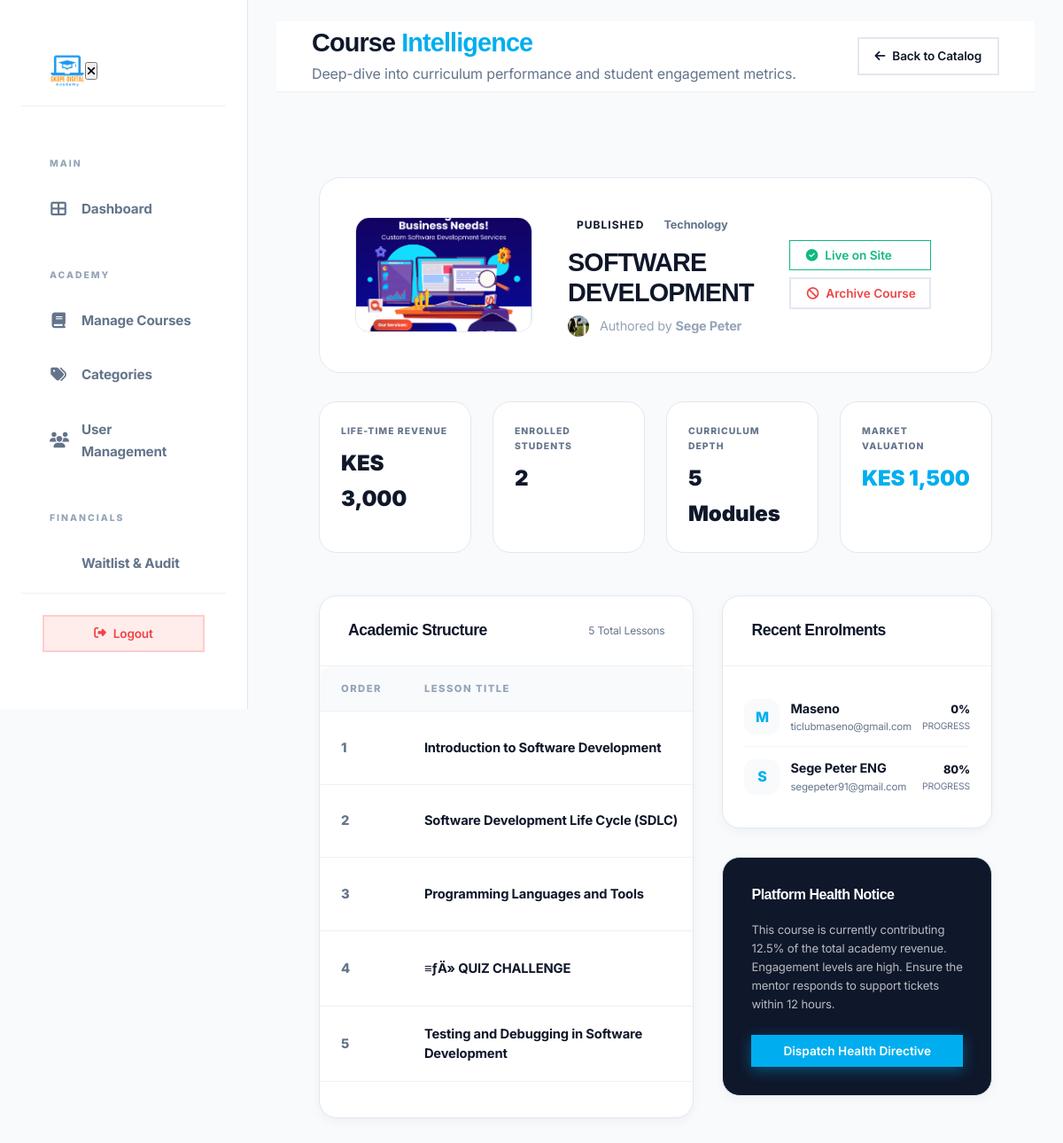
The app's page /admin/course_details.php?id=3 (signed in) with its own data.
### tables this page shows
CREATE TABLE `courses` (
  `id` int(11) NOT NULL AUTO_INCREMENT,
  `tutor_id` int(11) NOT NULL,
  `category_id` int(11) DEFAULT NULL,
  `title` varchar(255) NOT NULL,
  `slug` varchar(280) DEFAULT NULL,
  `description` text DEFAULT NULL,
  `level` enum('beginner','intermediate','advanced') DEFAULT 'beginner',
  `price` decimal(10,2) DEFAULT 0.00,
  `thumbnail` varchar(255) DEFAULT NULL,
  `preview_video` varchar(255) DEFAULT NULL,
  `status` enum('draft','pending','published','archived') DEFAULT 'draft',
  `duration_hours` decimal(5,1) DEFAULT 0.0,
  `total_lessons` int(11) DEFAULT 0,
  `enrolled_count` int(11) DEFAULT 0,
  `avg_rating` decimal(3,2) DEFAULT 0.00,
  `created_at` datetime DEFAULT current_timestamp(),
  PRIMARY KEY (`id`),
  KEY `tutor_id` (`tutor_id`),
  KEY `category_id` (`category_id`)
);

CREATE TABLE `categories` (
  `id` int(11) NOT NULL AUTO_INCREMENT,
  `name` varchar(100) NOT NULL,
  `slug` varchar(120) NOT NULL,
  `icon` varchar(50) DEFAULT 'fas fa-book',
  `color` varchar(20) DEFAULT '#00AEEF',
  `created_at` datetime DEFAULT current_timestamp(),
  PRIMARY KEY (`id`),
  UNIQUE KEY `slug` (`slug`)
);

CREATE TABLE `users` (
  `id` int(11) NOT NULL AUTO_INCREMENT,
  `name` varchar(150) NOT NULL,
  `email` varchar(191) NOT NULL,
  `password` varchar(255) NOT NULL,
  `role` enum('admin','tutor','student') NOT NULL DEFAULT 'student',
  `admission_number` varchar(50) DEFAULT NULL,
  `phone` varchar(20) DEFAULT NULL,
  `avatar` varchar(255) DEFAULT NULL,
  `bio` text DEFAULT NULL,
  `dob` date DEFAULT NULL,
  `gender` enum('male','female','other') DEFAULT NULL,
  `county` varchar(100) DEFAULT NULL,
  `nationality` varchar(100) DEFAULT 'Kenyan',
  `national_id` varchar(50) DEFAULT NULL,
  `education_level` varchar(100) DEFAULT NULL,
  `id_document` varchar(255) DEFAULT NULL,
  `referral_code` varchar(50) DEFAULT NULL,
  `referred_by` int(11) DEFAULT NULL,
  `status` enum('active','pending','suspended') NOT NULL DEFAULT 'pending',
  `email_verified` tinyint(1) DEFAULT 0,
  `points` int(11) DEFAULT 0,
  `merit_coins` decimal(15,2) DEFAULT 0.00,
  `created_at` datetime DEFAULT current_timestamp(),
  `last_login` datetime DEFAULT NULL,
  PRIMARY KEY (`id`),
  UNIQUE KEY `email` (`email`),
  UNIQUE KEY `referral_code` (`referral_code`),
  UNIQUE KEY `national_id` (`national_id`),
  UNIQUE KEY `admission_number` (`admission_number`),
  KEY `fk_referred_by` (`referred_by`),
  CONSTRAINT `fk_referred_by` FOREIGN KEY (`referred_by`) REFERENCES `users` (`id`) ON DELETE SET NULL
);

CREATE TABLE `lessons` (
  `id` int(11) NOT NULL AUTO_INCREMENT,
  `course_id` int(11) NOT NULL,
  `title` varchar(255) NOT NULL,
  `content` longtext DEFAULT NULL,
  `lesson_type` enum('video','pdf','audio','text','image') DEFAULT 'text',
  `file_url` varchar(500) DEFAULT NULL,
  `video_url` varchar(500) DEFAULT NULL,
  `order_num` int(11) DEFAULT 0,
  `is_mandatory` tinyint(1) DEFAULT 1,
  `duration_mins` int(11) DEFAULT 0,
  `created_at` datetime DEFAULT current_timestamp(),
  PRIMARY KEY (`id`),
  KEY `course_id` (`course_id`)
);

CREATE TABLE `enrollments` (
  `id` int(11) NOT NULL AUTO_INCREMENT,
  `student_id` int(11) NOT NULL,
  `course_id` int(11) NOT NULL,
  `status` enum('active','pending','completed','cancelled') DEFAULT 'active',
  `progress_percent` decimal(5,2) DEFAULT 0.00,
  `enrolled_at` datetime DEFAULT current_timestamp(),
  `completed_at` datetime DEFAULT NULL,
  PRIMARY KEY (`id`),
  UNIQUE KEY `unique_enrollment` (`student_id`,`course_id`),
  KEY `course_id` (`course_id`)
);

### admin/course_details.php (the view, shortened to what this page needs)
<?php
require_once 'includes/header.php';
$id = (int)($_GET['id'] ?? 0);
try {
    $stmt = $pdo->prepare("SELECT c.*, u.name as tutor_name, u.avatar as tutor_avatar, cat.name as category_name
                           FROM courses c
                           JOIN users u ON c.tutor_id = u.id
                           LEFT JOIN categories cat ON c.category_id = cat.id
                           WHERE c.id = ?");
    $stmt->execute([$id]);
    $course = $stmt->fetch();
    $stmt = $pdo->prepare("SELECT
                            (SELECT COUNT(*) FROM enrollments WHERE course_id = ?) as total_students,
                            (SELECT SUM(amount) FROM payments WHERE course_id = ? AND status = 'verified') as total_revenue,
                            (SELECT COUNT(*) FROM lessons WHERE course_id = ?) as lesson_count");
    $stmt->execute([$id, $id, $id]);
    $stats = $stmt->fetch();
    $stmt = $pdo->prepare("SELECT e.*, u.name, u.email, u.last_login
                           FROM enrollments e
                           JOIN users u ON e.student_id = u.id
                           WHERE e.course_id = ?
                           ORDER BY e.enrolled_at DESC LIMIT 10");
    $stmt->execute([$id]);
    $students = $stmt->fetchAll();
    $stmt = $pdo->prepare("SELECT * FROM lessons WHERE course_id = ? ORDER BY order_num ASC");
    $stmt->execute([$id]);
    $lessons = $stmt->fetchAll();
} catch (Exception $e) {
    error_log($e->getMessage());
    header('Location: courses.php');
    exit;
}
?>
<?php require_once 'includes/sidebar.php'; ?>
<main class="main-content">
    <header class="admin-header">
        <div style="display: flex; align-items: center;">
            <div>
                <h1 style="font-family: 'Poppins', sans-serif; font-size: 1.8rem;">Course <span class="text-primary">Intelligence</span></h1>
                <p style="color: var(--text-dim); margin-top: 4px;">Deep-dive into curriculum performance and student engagement metrics.</p>
            </div>
        </div>
        <div>
            <a href="courses.php" class="btn btn-ghost btn-sm"><i class="fas fa-arrow-left"></i> Back to Catalog</a>
        </div>
    </header>
    <div class="admin-body">
        <div class="detail-hero">
            <img src="../uploads/courses/<?= $course['thumbnail'] ?: 'default-course.jpg' ?>" class="course-poster">
            <div>
                <div style="display: flex; align-items: center; gap: 12px; margin-bottom: 12px;">
                    <span class="badge badge-<?= $course['status'] ?>"><?= $course['status'] ?></span>
                    <span style="font-size: 0.8rem; font-weight: 700; color: var(--text-dim);"><?= htmlspecialchars($course['category_name']) ?></span>
                </div>
                <h2 style="font-family: 'Poppins', sans-serif; font-size: 1.8rem; margin-bottom: 8px;"><?= htmlspecialchars($course['title']) ?></h2>
                <div style="display: flex; align-items: center; gap: 12px; color: var(--text-muted); font-size: 0.9rem;">
                    <img src="../uploads/avatars/<?= $course['tutor_avatar'] ?: 'default-avatar.png' ?>" style="width: 24px; height: 24px; border-radius: 50%;">
                    <span>Authored by <strong><?= htmlspecialchars($course['tutor_name']) ?></strong></span>
                </div>
            </div>
            <div class="action-btn-group">
                <form method="POST">
                    <?php if($course['status'] !== 'published'): ?>
                        <button type="submit" name="update_status" value="published" class="btn btn-primary btn-sm" style="width: 160px; margin-bottom: 8px;">
                            <i class="fas fa-check"></i> Approve Course
                        </button>
                    <?php else: ?>
                        <button type="button" class="btn btn-ghost btn-sm" style="width: 160px; margin-bottom: 8px; color: var(--success); cursor: default; border: 1px solid var(--success);">
                            <i class="fas fa-check-circle"></i> Live on Site
                        </button>
                    <?php endif; ?>
                    <?php if($course['status'] !== 'archived'): ?>
                        <button type="submit" name="update_status" value="archived" class="btn btn-ghost btn-sm" style="width: 160px; color: var(--danger);">
                            <i class="fas fa-ban"></i> Archive Course
                        </button>
                    <?php endif; ?>
                </form>
            </div>
        </div>
        <div class="stats-row">
            <div class="stat-pill">
                <div style="font-size: 0.65rem; color: var(--text-dim); text-transform: uppercase; font-weight: 800; letter-spacing: 1px; margin-bottom: 8px;">Life-time Revenue</div>
                <div style="font-size: 1.5rem; font-weight: 900; color: var(--dark);">KES <?= number_format($stats['total_revenue'] ?: 0) ?></div>
            </div>
            <div class="stat-pill">
                <div style="font-size: 0.65rem; color: var(--text-dim); text-transform: uppercase; font-weight: 800; letter-spacing: 1px; margin-bottom: 8px;">Enrolled Students</div>
                <div style="font-size: 1.5rem; font-weight: 900; color: var(--dark);"><?= number_format($stats['total_students']) ?></div>
            </div>
            <div class="stat-pill">
                <div style="font-size: 0.65rem; color: var(--text-dim); text-transform: uppercase; font-weight: 800; letter-spacing: 1px; margin-bottom: 8px;">Curriculum Depth</div>
                <div style="font-size: 1.5rem; font-weight: 900; color: var(--dark);"><?= $stats['lesson_count'] ?> Modules</div>
            </div>
            <div class="stat-pill">
                <div style="font-size: 0.65rem; color: var(--text-dim); text-transform: uppercase; font-weight: 800; letter-spacing: 1px; margin-bottom: 8px;">Market Valuation</div>
                <div style="font-size: 1.5rem; font-weight: 900; color: var(--primary);">KES <?= number_format($course['price']) ?></div>
            </div>
        </div>
        <div class="content-grid">
            <div class="table-card">
                <div class="table-header">
                    <h3 style="font-family: 'Poppins', sans-serif; font-size: 1.1rem;">Academic Structure</h3>
                    <span style="font-size: 0.75rem; color: var(--text-dim);"><?= count($lessons) ?> Total Lessons</span>
                </div>
                <div class="table-responsive">
                    <table class="admin-table">
                        <thead>
                            <tr>
                                <th style="width: 50px;">Order</th>
                                <th>Lesson Title</th>
                            </tr>
                        </thead>
                        <tbody>
                            <?php foreach($lessons as $l): ?>
                            <tr>
                                <td style="font-weight: 800; color: var(--text-dim);"><?= $l['order_num'] ?></td>
                                <td style="font-weight: 700; color: var(--dark);"><?= htmlspecialchars($l['title']) ?></td>
                            </tr>
                            <?php endforeach; ?>
                        </tbody>
                    </table>
                </div>
            </div>
            <aside>
                <div class="table-card" style="margin-bottom: 32px;">
                    <div class="table-header">
                        <h3 style="font-family: 'Poppins', sans-serif; font-size: 1.1rem;">Recent Enrolments</h3>
                    </div>
                    <div style="padding: 24px;">
                        <?php foreach($students as $s): ?>
                        <div class="user-row">
                            <div style="width: 40px; height: 40px; background: var(--bg-light); border-radius: 12px; display: flex; align-items: center; justify-content: center; font-weight: 800; color: var(--primary);">
                                <?= strtoupper(substr($s['name'], 0, 1)) ?>
                            </div>
                            <div style="flex: 1;">
                                <div style="font-weight: 700; font-size: 0.9rem; color: var(--dark);"><?= htmlspecialchars($s['name']) ?></div>
                                <div style="font-size: 0.72rem; color: var(--text-dim);"><?= $s['email'] ?></div>
                            </div>
                            <div style="text-align: right;">
                                <div style="font-size: 0.8rem; font-weight: 800; color: var(--dark);"><?= round($s['progress_percent']) ?>%</div>
                                <div style="font-size: 0.65rem; color: var(--text-dim); text-transform: uppercase;">Progress</div>
                            </div>
                        </div>
                        <?php endforeach; ?>
                    </div>
                </div>
                <div class="table-card" style="padding: 32px; background: var(--dark); color: white;">
                    <h3 style="font-family: 'Poppins', sans-serif; font-size: 1rem; margin-bottom: 20px;">Platform Health Notice</h3>
                    <p style="font-size: 0.82rem; line-height: 1.6; opacity: 0.7; margin-bottom: 24px;">
                        This course is currently contributing 12.5% of the total academy revenue.
                        Engagement levels are high. Ensure the mentor responds to support tickets within 12 hours.
                    </p>
                    <form method="POST">
                        <button type="submit" name="message_instructor" value="1" class="btn btn-primary btn-block btn-sm">Dispatch Health Directive</button>
                    </form>
                </div>
            </aside>
        </div>
    </div>
</main>
</body>
</html>

### records on screen
courses: thumbnail (picture), status "PUBLISHED", category.name "Technology", title "SOFTWARE DEVELOPMENT", users.avatar (picture), users.name "Sege Peter", price "1,500"
lessons: order_num "1", title "Introduction to Software Development"
lessons: order_num "2", title "Software Development Life Cycle (SDLC)"
lessons: order_num "3", title "Programming Languages and Tools"
lessons: order_num "4", title "≡ƒÄ» QUIZ CHALLENGE"
lessons: order_num "5", title "Testing and Debugging in Software Development"
enrollments: users.name "M", users.name "Maseno", users.email "ticlubmaseno@gmail.com", progress_percent "0"
enrollments: users.name "S", users.name "Sege Peter ENG", users.email "segepeter91@gmail.com", progress_percent "80"

### other values on screen
$stats['total_revenue'] ?: 0 "3,000"
$stats['total_students'] "2"
$stats['lesson_count'] "5"
count($lessons) "5"
